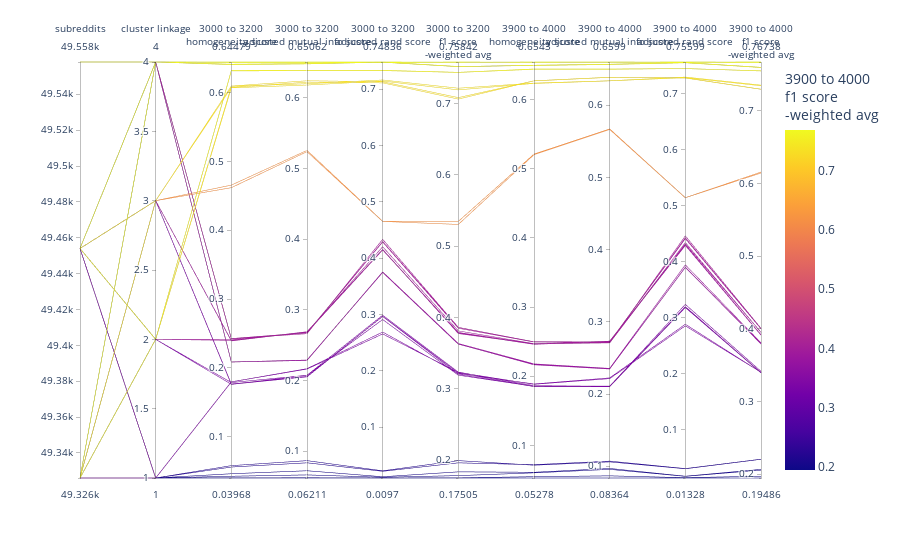

The cell this chart's notebook holds for it:
### Markdown cell above
### Filter to only runs with over 49k rows

Since these are the ones we'll care about the most

### Code cell
l_cols_plot_raw_ = l_parallel_params + l_parallel_metrics_3k + l_parallel_metrics_4k
l_cols_plot_clean_ = [rename_col_for_display(c) for c in l_cols_plot_raw_]
df_plot_ = (
    df_mlf_clustering_candidates
    [df_mlf_clustering_candidates['metrics.filtered_embeddings-n_rows'] >= 49000]
    [l_cols_plot_raw_]
    .rename(columns={c: rename_col_for_display(c) for c in l_cols_plot_raw_})
    .reset_index(drop=True)
)
print(df_plot_.shape)
# remap cluster linkage so it shows up in plot
col_linkage_clean = ['cluster linkage']
df_plot_[col_linkage_clean] = df_plot_[col_linkage_clean].replace(d_linkage_to_num)
print(f"Linkage names:\n {d_num_to_linkage}")


fig = px.parallel_coordinates(
    df_plot_,
    color=l_cols_plot_clean_[-1],
    # dimensions=l_cols_plot_clean_,
    # labels={},
    # color_continuous_scale=px.colors.diverging.Tealrose,
    # color_continuous_midpoint=2
)
fig.show()
